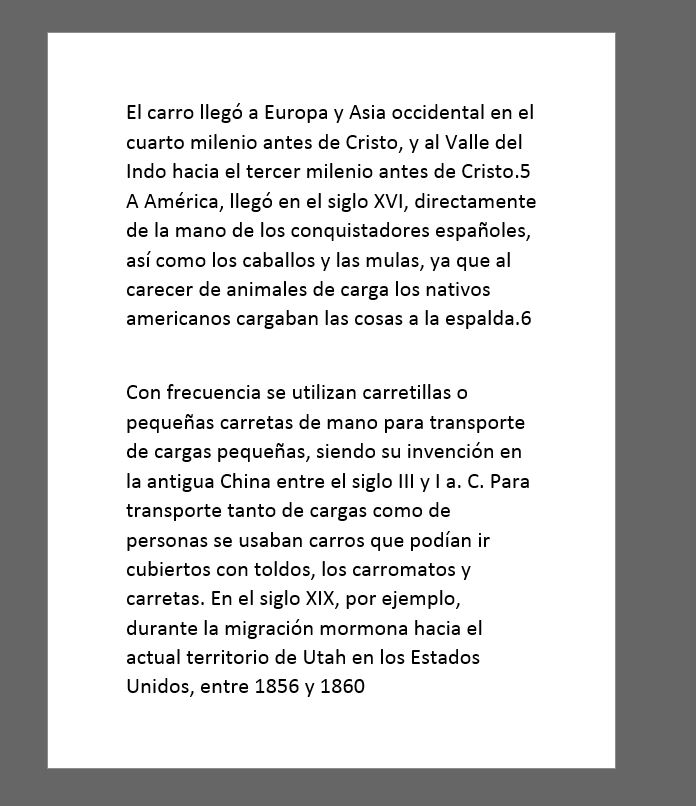
#> input picture img-003.JPG, 696 x 806 px, found by its file name
$ python ImageEscaner.py
#> lines starting #> are read from the running program, lines starting #| are printed output that depends on the picture; after the words box and inside, x2 and y2 are one past the last pixel; in counts of white or black regions, pixels touching at a corner belong together
import pytesseract
import numpy as np
import cv2

pytesseract.pytesseract.tesseract_cmd = r'C:\Program Files\Tesseract-OCR\tesseract.exe'

def ordenar_puntos(puntos):
	n_puntos = np.concatenate([puntos[0], puntos[1], puntos[2], puntos[3]]).tolist()

	y_order = sorted(n_puntos, key=lambda n_puntos: n_puntos[1])

	x1_order = y_order[:2]
	x1_order = sorted(x1_order, key=lambda x1_order: x1_order[0])

	x2_order = y_order[2:4]
	x2_order = sorted(x2_order, key=lambda x2_order: x2_order[0])

	return [x1_order[0], x1_order[1], x2_order[0], x2_order[1]]


image = cv2.imread(r"E:\JuanDavid\Computacion-blanda\img-003.JPG")
#> image is the input picture: shape (806, 696, 3); min 0, max 255, mean 202.5
gray = cv2.cvtColor(image, cv2.COLOR_BGR2GRAY)

canny = cv2.Canny(gray, 10, 150)
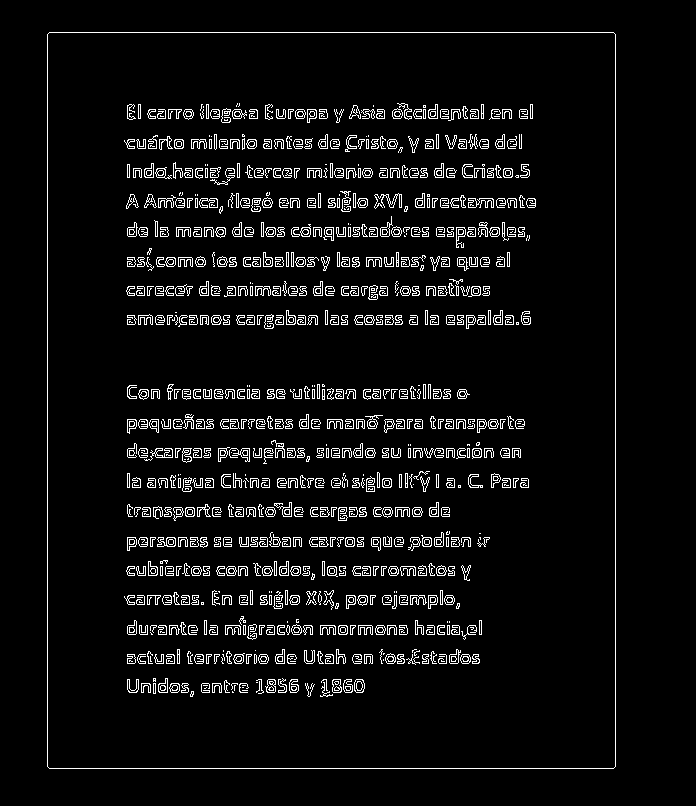
#> canny: shape (806, 696); 5.6% white in thin lines or dots, all inside (x1, y1, x2, y2) = (47, 32, 616, 769)
canny = cv2.dilate(canny, None, iterations=1)
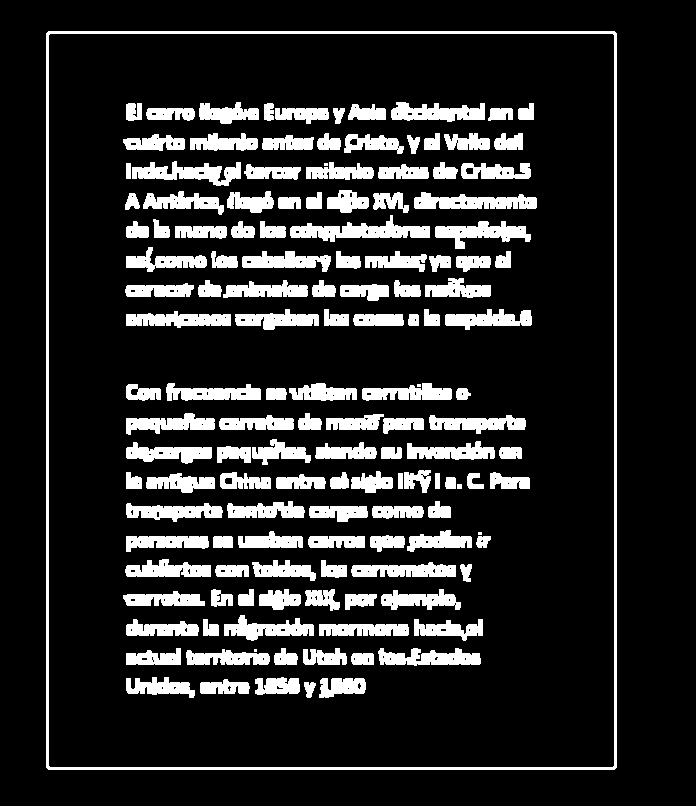
#> canny: shape (806, 696); 15.6% white; 141 white regions (4 under 20 px), largest, box (x1, y1, x2, y2) and area: (46, 31, 617, 770) 7816, (290, 215, 430, 242) 1730, (414, 192, 537, 209) 1447

cnts = cv2.findContours(canny, cv2.RETR_EXTERNAL, cv2.CHAIN_APPROX_SIMPLE)[0]
#> cnts = 1 item
cnts = sorted(cnts, key=cv2.contourArea, reverse=True)[:1]

for c in cnts:
    epsilon = 0.01*cv2.arcLength(c,True)
    approx = cv2.approxPolyDP(c,epsilon,True)

    if len(approx)==4:
        cv2.drawContours(image, [approx], 0, (0,255,255),2)

        puntos = ordenar_puntos(approx)

        cv2.circle(image, tuple(puntos[0]), 7, (255,0,0), 2)
        cv2.circle(image, tuple(puntos[1]), 7, (0,255,0), 2)
        cv2.circle(image, tuple(puntos[2]), 7, (0,0,255), 2)
        cv2.circle(image, tuple(puntos[3]), 7, (255,255,0), 2)

        pts1 = np.float32(puntos)
        pts2 = np.float32([[0,0],[270,0],[0,310],[270,310]])
        M = cv2.getPerspectiveTransform(pts1,pts2)
        dst = cv2.warpPerspective(gray,M,(270,310))
        cv2.imshow('dst', dst)

#> (the run stopped early here; a loop or call above may not have finished)

$ run again, with img-002.jpg copied over img-003.JPG
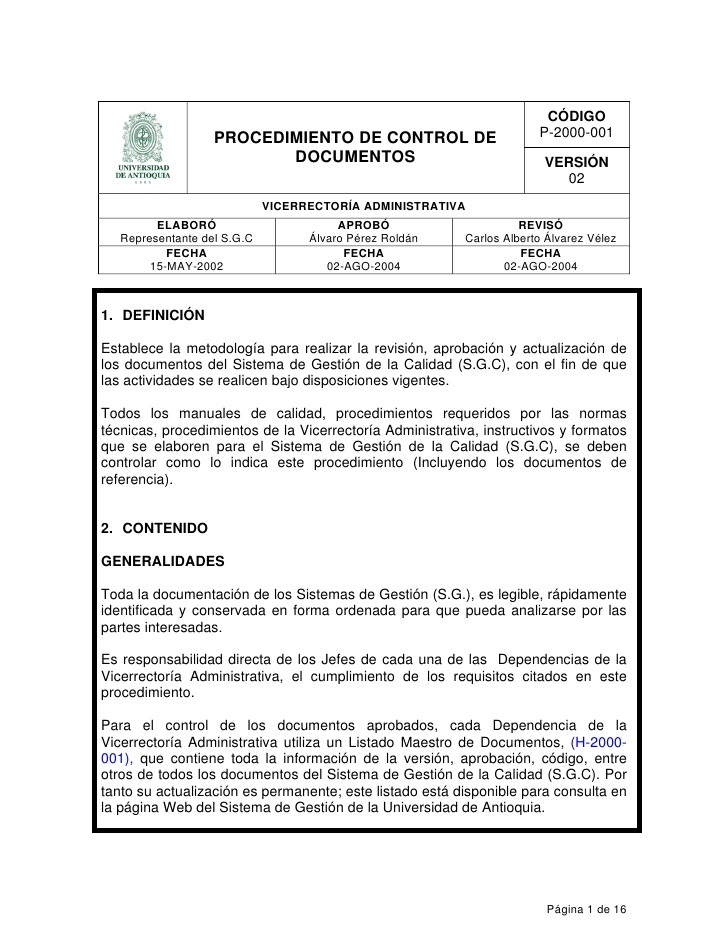
#> input picture img-002.jpg, 728 x 942 px, found by its file name
#> image is the input picture: shape (942, 728, 3); mean B, G, R 237.9, 237.9, 237.8
#> `canny = cv2.dilate(canny, None, iterations=1)`:
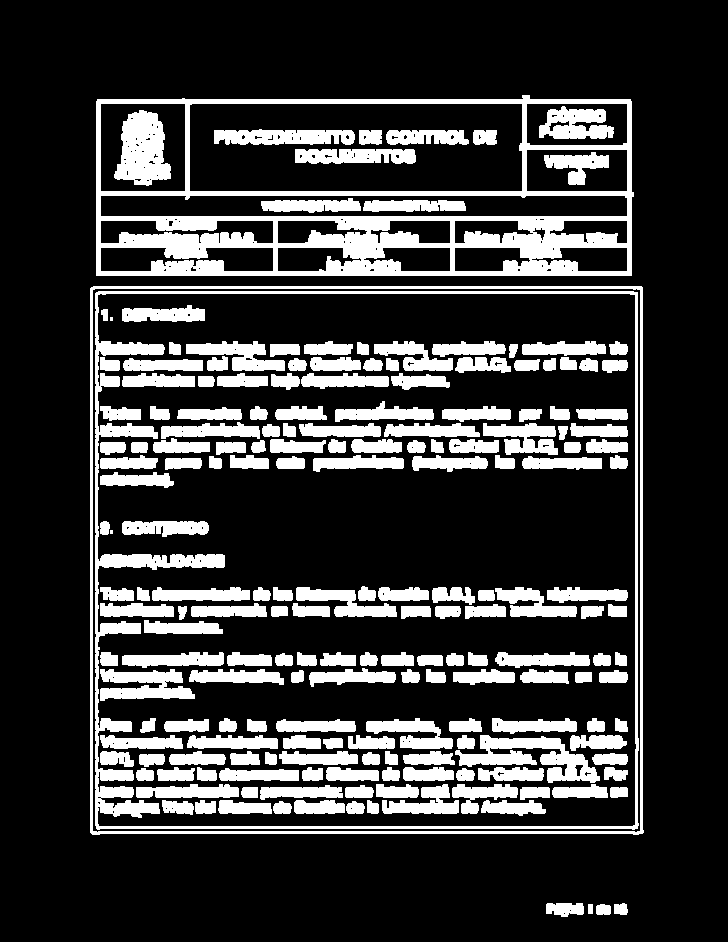
#> canny: shape (942, 728); 21.7% white; 198 white regions (2 under 20 px)
#> `cnts = cv2.findContours(canny, cv2.RETR_EXTERNAL, cv2.CHAIN_APPROX_SIM..`: cnts = 6 contours; box (x1, y1, x2, y2) and area: (90, 286, 644, 835) 301957, (96, 95, 634, 276) 94196, (546, 903, 584, 917) 378, (596, 904, 611, 915) 128, (614, 903, 628, 915) 120, (588, 904, 593, 914) 36
#> `cnts = sorted(cnts, key=cv2.contourArea, reverse=True)[:1]`: cnts = 1 contour; box (x1, y1, x2, y2) and area: (90, 286, 644, 835) 301957

$ run again, with img-004.JPG copied over img-003.JPG
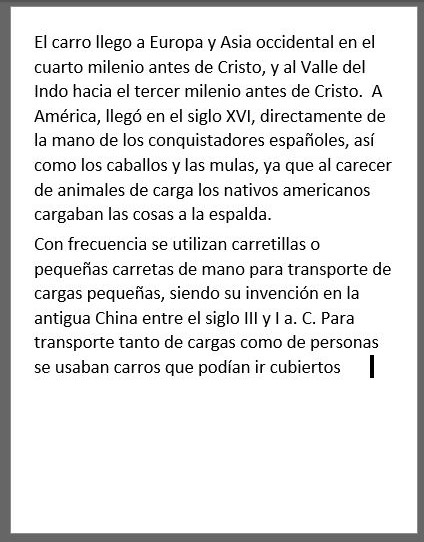
#> input picture img-004.JPG, 424 x 542 px, found by its file name
#> image is the input picture: shape (542, 424, 3); min 0, max 255, mean 227.5
#> `canny = cv2.dilate(canny, None, iterations=1)`:
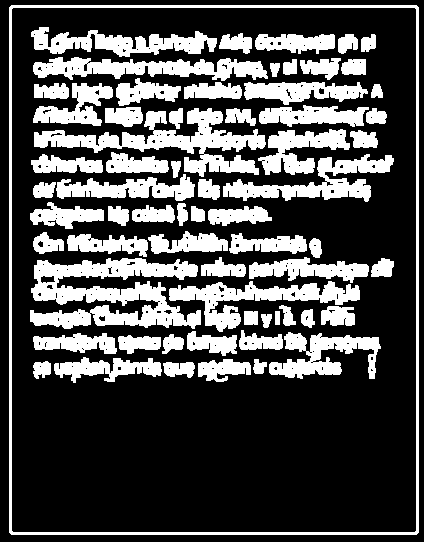
#> canny: shape (542, 424); 30.1% white; 65 white regions, largest, box (x1, y1, x2, y2) and area: (30, 258, 201, 329) 6819, (9, 5, 419, 535) 5596, (34, 108, 266, 177) 5184
#> cnts = 1 item
